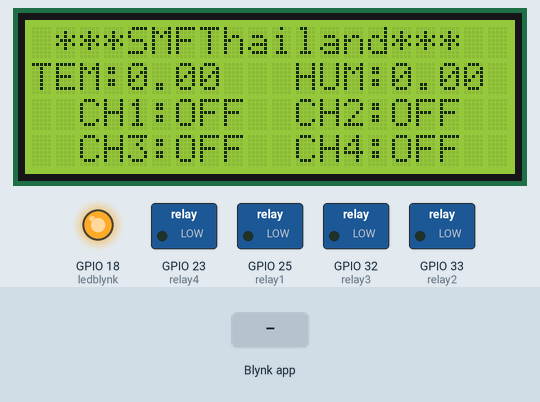
Simulated run of this sketch. Board: ESP32. Shown: 20×4 character LCD, switched loads named in the sketch (green lamp = pin HIGH), output pins drawn as LEDs (lit = HIGH). The test bench sets the inputs (shaded band). WiFi joins after 1.5 s; servers stay silent unless stated; what the sketch prints to the serial monitor is not drawn.

Above: at 5.5 s.
5.6 s: Blynk app writes 1 to V1
At 6.2 s:
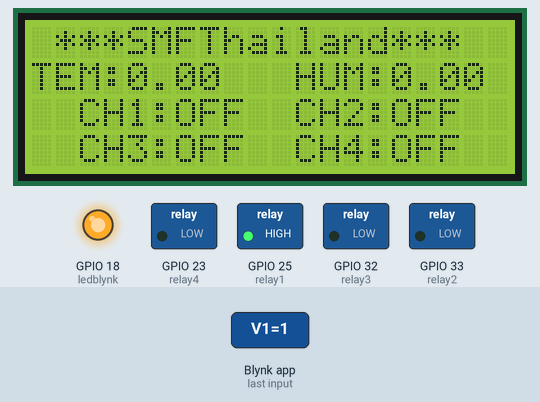
7.1 s: Blynk app writes 1 to V2
At 9.7 s:
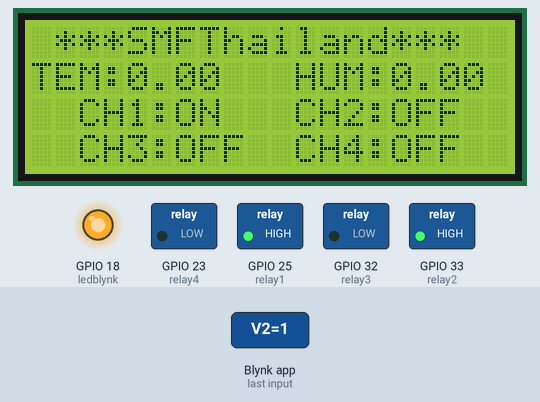
10.1 s: Blynk app writes 0 to V1
At 13.06 s:
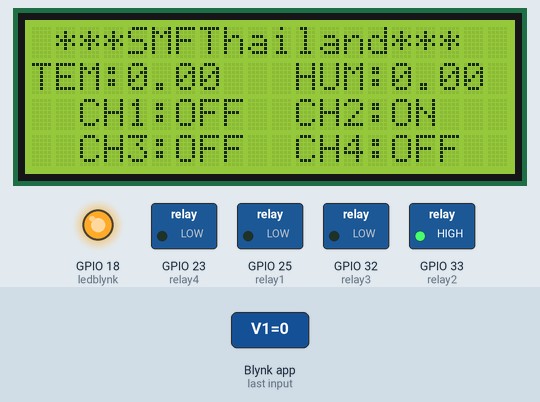
13.1 s: Blynk app writes 1 to V3
At 14.3 s:
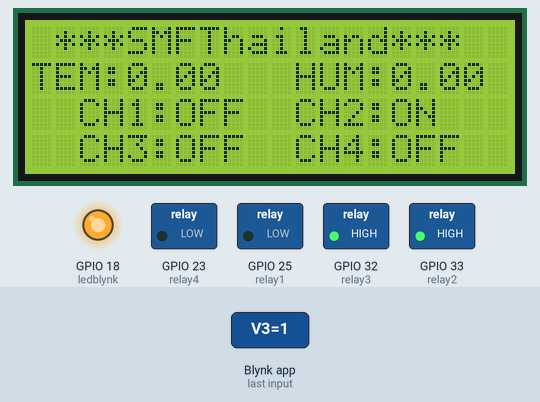
14.6 s: Blynk app writes 0 to V2
At 17.36 s:
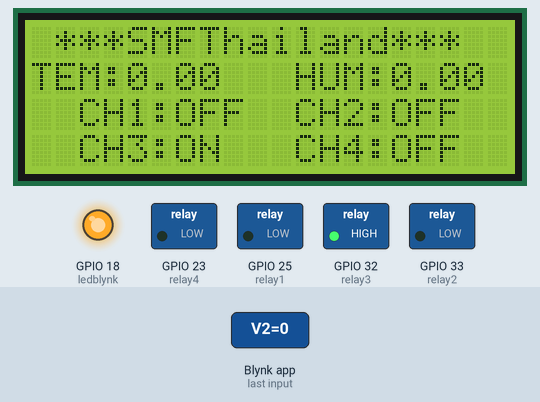
17.6 s: Blynk app writes 1 to V4
At 22.3 s:
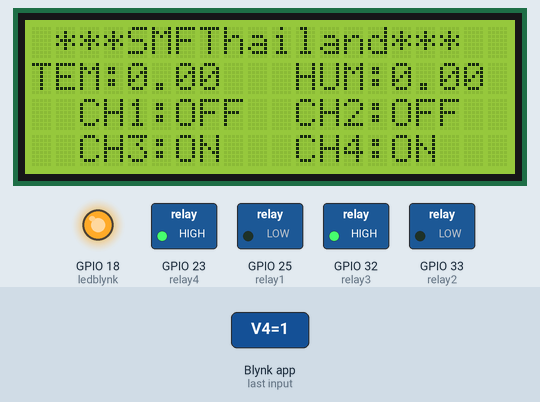
Timing chart, 0 to 22.6 s (numbered marks = the images above; inputs shaded):
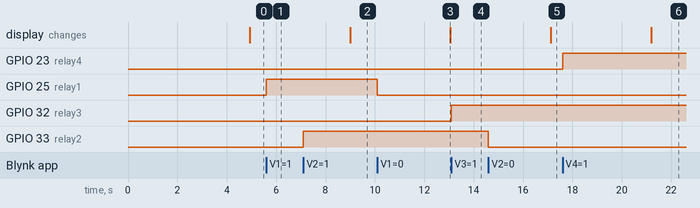

Measured:
- after the input at 5.6 s, GPIO 25 (relay1): LOW → HIGH at once
- after the input at 7.1 s, GPIO 33 (relay2): LOW → HIGH at once
- after the input at 10.1 s, GPIO 25 (relay1): HIGH → LOW at once; the display: changes after 3.0 s (image 3)
- after the input at 13.1 s, GPIO 32 (relay3): LOW → HIGH at once
- after the input at 14.6 s, GPIO 33 (relay2): HIGH → LOW at once; the display: changes after 2.5 s (image 5)
- after the input at 17.6 s, GPIO 23 (relay4): LOW → HIGH at once; the display: changes after 3.6 s (image 6)

The sketch:

esp32_4ch_xymd02-blynk2.ino
```cpp
/*************************************************************************************************
    Created By: Sompoch Tongnamtiang
    Created On: 16 July, 2023
    Facebook : https://www.facebook.com/smfthailand
    YouTube Channel : https://www.youtube.com/bugkuska
 *  *********************************************************************************************
    1. One Modbus RTU
      Slave ID1 : XY-MD02 Temperature & Humidity
    2. Multi-tasking Programing
    3. Display data & relay status on LCD2004
    4. Display data & control via Blynk webdashboard & blynk mobile application
 *  *********************************************************************************************
    Preferences--> Aditional boards Manager URLs :
    For ESP32 (2.0.3):
    https://raw.githubusercontent.com/espressif/arduino-esp32/gh-pages/package_esp32_index.json
 *  *********************************************************************************************
    Install the following libraries :
    1. Blynk Library https://github.com/blynkkk/blynk-library/archive/refs/heads/master.zip
    2. Modbus Master https://github.com/4-20ma/ModbusMaster/archive/refs/heads/master.zip
  *  *********************************************************************************************
    How to
    1. Create file from example
    File > Examples > Blynk > Blynk.Edgent > Edgent_ESP32
    2. Copy source-code from github and replace .ino fils
 *************************************************************************************************/
// Fill-in information from your Blynk Template here
#define BLYNK_TEMPLATE_ID ""              //Template id from blynk.console
#define BLYNK_DEVICE_NAME "esp32r4"       //Template name from blynk.console
#define BLYNK_FIRMWARE_VERSION "0.1.0"    //Firmware version
#define BLYNK_PRINT Serial
//#define BLYNK_DEBUG
#define APP_DEBUG
#define USE_WROVER_BOARD
#include "BlynkEdgent.h"
bool fetch_blynk_state = true;  //true or false
//==============SimpleTimer==================//
#include <SimpleTimer.h>
SimpleTimer timer;
//==============SimpleTimer==================//
//=========Define IO connect to relay========//
#define relay1 25     //Relay channel1
#define relay2 33     //Relay channel2
#define relay3 32     //Relay channel3
#define relay4 23     //Relay channel4
#define ledblynk 18   //Map to Blynk virtual pin V1
//=========Define IO connect to relay========//
//================Relay State================//
boolean stateled1 = 0;
boolean prevStateled1 = 0;
boolean stateled2 = 0;
boolean prevStateled2 = 0;
boolean stateled3 = 0;
boolean prevStateled3 = 0;
boolean stateled4 = 0;
boolean prevStateled4 = 0;
//================Relay State================//
// สร้างตัวแปรเก็บค่า Tick ที่แปลงจากเวลาที่เป็น millisecond
const TickType_t xDelay2000ms = pdMS_TO_TICKS(2000);
const TickType_t xDelay10000ms = pdMS_TO_TICKS(10000);
// สร้างตัวแปร TaskHandle สำหรับแต่ละ Task
TaskHandle_t Task1 = NULL;
TaskHandle_t Task2 = NULL;
//=================LCD 2004==================//
#include <Arduino.h>
#include <Wire.h>
#include <LiquidCrystal_I2C.h>
LiquidCrystal_I2C lcd(0x27, 20, 4);
//=================LCD 2004==================//
//==============Modbus-Master================//
#include <ModbusMaster.h>
#define RXD2 16
#define TXD2 17
// instantiate ModbusMaster object
ModbusMaster node1;  //Serial2 SlaveID1 XY-MD02
float humi1 = 0.0f;
float temp1 = 0.0f;
//==============Modbus-Master================//
//==============Blynk Connected==============//
BLYNK_CONNECTED() {
  bool isconnected = Blynk.connected();
  if (isconnected == false) {
    Serial.println("Blynk Not Connected");
    digitalWrite(ledblynk, HIGH);
  }
  if (isconnected == true) {
    if (fetch_blynk_state) {
      digitalWrite(ledblynk, LOW);
      Blynk.syncAll();
    }
  }
}
//==============Blynk Connected==============//
//===============Setup function==============//
void setup() {
  Serial.begin(9600);                           // เริ่มต้น Serial port เพื่อดูค่าที่แต่ละ Task ปริ้นออกมา
  Serial2.begin(9600, SERIAL_8N1, RXD2, TXD2);  //RX2=16,RO ,TX2=17, DI
  node1.begin(1, Serial2);
  // Set IO pinMode for relay
  pinMode(relay1, OUTPUT);
  pinMode(relay2, OUTPUT);
  pinMode(relay3, OUTPUT);
  pinMode(relay4, OUTPUT);
  pinMode(ledblynk, OUTPUT);
  //Set default relay status at boot
  digitalWrite(relay1, LOW);
  digitalWrite(relay2, LOW);
  digitalWrite(relay3, LOW);
  digitalWrite(relay4, LOW);
  digitalWrite(ledblynk, HIGH);
  //LCD 2004
  lcd.begin();      // initialize LCD
  lcd.backlight();  // turn on LCD backlight
  BlynkEdgent.begin();
  delay(1000);
  if (!fetch_blynk_state) {
  }
  /*Task function
  String with name of task
  Stack size in words
  Parameter passed as input of the task
  Priority of the task
  Task handle
  Core
  */
  // สร้าง Task1 โดยใช้ฟังก์ชัน func1_Task()
  xTaskCreatePinnedToCore(func1_Task, "Task1", 10000, NULL, 1, &Task1, 1);
  // สร้าง Task2 โดยใช้ฟังก์ชัน func2_Task()
  xTaskCreatePinnedToCore(func2_Task, "Task2", 10000, NULL, 2, &Task1, 1);
}
//===============Setup function==============//
//=========BTN Blynk ON-OFF Relay1===========//
BLYNK_WRITE(V1) {
  int valuebtn1 = param.asInt();
  if (valuebtn1 == 1) {
    digitalWrite(relay1, HIGH);
  } else {
    digitalWrite(relay1, LOW);
  }
}
//=========BTN Blynk ON-OFF Relay1===========//
//=========BTN Blynk ON-OFF Relay2===========//
BLYNK_WRITE(V2) {
  int valuebtn2 = param.asInt();
  if (valuebtn2 == 1) {
    digitalWrite(relay2, HIGH);
  } else {
    digitalWrite(relay2, LOW);
  }
}
//=========BTN Blynk ON-OFF Relay2===========//
//=========BTN Blynk ON-OFF Relay3===========//
BLYNK_WRITE(V3) {
  int valuebtn3 = param.asInt();
  if (valuebtn3 == 1) {
    digitalWrite(relay3, HIGH);
  } else {
    digitalWrite(relay3, LOW);
  }
}
//=========BTN Blynk ON-OFF Relay3===========//
//=========BTN Blynk ON-OFF Relay4===========//
BLYNK_WRITE(V4) {
  int valuebtn4 = param.asInt();
  if (valuebtn4 == 1) {
    digitalWrite(relay4, HIGH);
  } else {
    digitalWrite(relay4, LOW);
  }
}
//=========BTN Blynk ON-OFF Relay4===========//
//===============Loop function===============//
void loop() {
  BlynkEdgent.run();
}
//===============Loop function===============//

//===========funtion ที่ทำงานใน Task1==========//
void func1_Task(void *pvParam) {
  while (1) {
    Serial.println(String("Task1: Display Data on LCD2004"));
    stateled1 = digitalRead(relay1);  //Check ON/OFF สวิตส์1
    if (stateled1 != prevStateled1) {
      if (stateled1 == 1) Blynk.virtualWrite(V1, 1);
      if (stateled1 == 0) Blynk.virtualWrite(V1, 0);
    }
    prevStateled1 = stateled1;

    stateled2 = digitalRead(relay2);  //Check ON/OFF สวิตส์2
    if (stateled2 != prevStateled2) {
      if (stateled2 == 1) Blynk.virtualWrite(V2, 1);
      if (stateled2 == 0) Blynk.virtualWrite(V2, 0);
    }
    prevStateled2 = stateled2;

    stateled3 = digitalRead(relay3);  //Check ON/OFF สวิตส์3
    if (stateled3 != prevStateled3) {
      if (stateled3 == 1) Blynk.virtualWrite(V3, 1);
      if (stateled3 == 0) Blynk.virtualWrite(V3, 0);
    }
    prevStateled3 = stateled3;

    stateled4 = digitalRead(relay4);
    ;  //Check ON/OFF สวิตส์4
    if (stateled4 != prevStateled4) {
      if (stateled4 == 1) Blynk.virtualWrite(V4, 1);
      if (stateled4 == 0) Blynk.virtualWrite(V4, 0);
    }
    prevStateled4 = stateled4;

    //LCD2004 Display
    uint8_t result1;
    float temp1 = (node1.getResponseBuffer(0) / 10.0f);
    float humi1 = (node1.getResponseBuffer(1) / 10.0f);

    Serial.println("Get XY-MD02 Data:");
    result1 = node1.readInputRegisters(0x0001, 2);  //Function 04, Read 2 registers starting at 2)
    if (result1 == node1.ku8MBSuccess) {
      Serial.print("Temp1: ");
      Serial.println(node1.getResponseBuffer(0) / 10.0f);
      Serial.print("Humi1: ");
      Serial.println(node1.getResponseBuffer(1) / 10.0f);
    }
    lcd.setCursor(1, 0);
    lcd.print("***SMFThailand***");

    lcd.setCursor(0, 1);
    lcd.print("TEM:");
    lcd.print(temp1);

    lcd.setCursor(11, 1);
    lcd.print("HUM:");
    lcd.print(humi1);

    lcd.setCursor(2, 2);
    lcd.print("CH1:");
    if (stateled1 == 1) {
      lcd.print("ON ");
    } else {
      lcd.print("OFF ");
    }

    lcd.setCursor(11, 2);
    lcd.print("CH2:");
    if (stateled2 == 1) {
      lcd.print("ON ");
    } else {
      lcd.print("OFF");
    }

    lcd.setCursor(2, 3);
    lcd.print("CH3:");
    if (stateled3 == 1) {
      lcd.print("ON ");
    } else {
      lcd.print("OFF");
    }

    lcd.setCursor(11, 3);
    lcd.print("CH4:");
    if (stateled4 == 1) {
      lcd.print("ON ");
    } else {
      lcd.print("OFF ");
    }
    vTaskDelay(xDelay2000ms);  // Delay Task นี้ 2 วินาที
  }
}
//===========funtion ที่ทำงานใน Task1==========//
//===========funtion ที่ทำงานใน Task2==========//
void func2_Task(void *pvParam) {
  while (1) {
    Serial.println(String("Task2: XY-MD02 to Blynk 2.0"));
    uint8_t result1;
    float temp1 = (node1.getResponseBuffer(0) / 10.0f);
    float humi1 = (node1.getResponseBuffer(1) / 10.0f);
    Serial.println("Get XY-MD02 Data:");
    result1 = node1.readInputRegisters(0x0001, 2);  //Function 04, Read 2 registers starting at 2)
    if (result1 == node1.ku8MBSuccess) {
      Serial.print("Temp1: ");
      Serial.println(node1.getResponseBuffer(0) / 10.0f);
      Serial.print("Humi1: ");
      Serial.println(node1.getResponseBuffer(1) / 10.0f);
    }
    delay(1000);
    Blynk.virtualWrite(V5, temp1);
    Blynk.virtualWrite(V6, humi1);
    vTaskDelay(xDelay10000ms);  // Delay Task นี้ 2 วินาที
  }
}
//===========funtion ที่ทำงานใน Task2==========//
```
